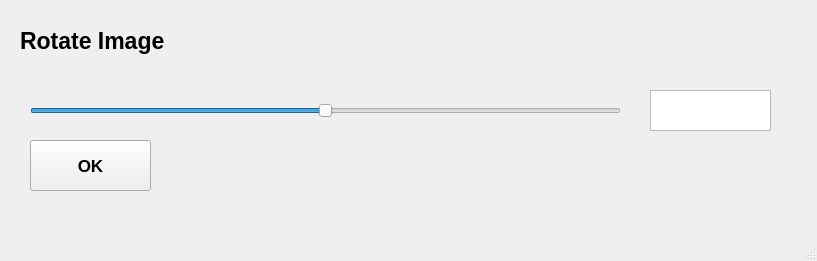
<?xml version="1.0" encoding="UTF-8"?>
<ui version="4.0">
 <class>RotateImage</class>
 <widget class="QMainWindow" name="RotateImage">
  <property name="geometry">
   <rect>
    <x>0</x>
    <y>0</y>
    <width>817</width>
    <height>261</height>
   </rect>
  </property>
  <property name="windowTitle">
   <string>RotateImage</string>
  </property>
  <widget class="QWidget" name="centralwidget">
   <widget class="QLabel" name="label_4">
    <property name="geometry">
     <rect>
      <x>20</x>
      <y>20</y>
      <width>341</width>
      <height>41</height>
     </rect>
    </property>
    <property name="font">
     <font>
      <pointsize>17</pointsize>
      <weight>75</weight>
      <bold>true</bold>
     </font>
    </property>
    <property name="text">
     <string>Rotate Image</string>
    </property>
   </widget>
   <widget class="QSlider" name="horizontalSlider">
    <property name="geometry">
     <rect>
      <x>30</x>
      <y>100</y>
      <width>591</width>
      <height>22</height>
     </rect>
    </property>
    <property name="minimum">
     <number>-360</number>
    </property>
    <property name="maximum">
     <number>360</number>
    </property>
    <property name="orientation">
     <enum>Qt::Horizontal</enum>
    </property>
   </widget>
   <widget class="QPushButton" name="btnOk_2">
    <property name="geometry">
     <rect>
      <x>30</x>
      <y>140</y>
      <width>121</width>
      <height>51</height>
     </rect>
    </property>
    <property name="font">
     <font>
      <pointsize>13</pointsize>
      <weight>75</weight>
      <bold>true</bold>
     </font>
    </property>
    <property name="text">
     <string>OK</string>
    </property>
   </widget>
   <widget class="QTextEdit" name="inpY_2">
    <property name="geometry">
     <rect>
      <x>650</x>
      <y>90</y>
      <width>121</width>
      <height>41</height>
     </rect>
    </property>
    <property name="font">
     <font>
      <pointsize>14</pointsize>
     </font>
    </property>
   </widget>
  </widget>
  <widget class="QMenuBar" name="menubar">
   <property name="geometry">
    <rect>
     <x>0</x>
     <y>0</y>
     <width>817</width>
     <height>31</height>
    </rect>
   </property>
  </widget>
  <widget class="QStatusBar" name="statusbar"/>
 </widget>
 <resources/>
 <connections/>
</ui>
